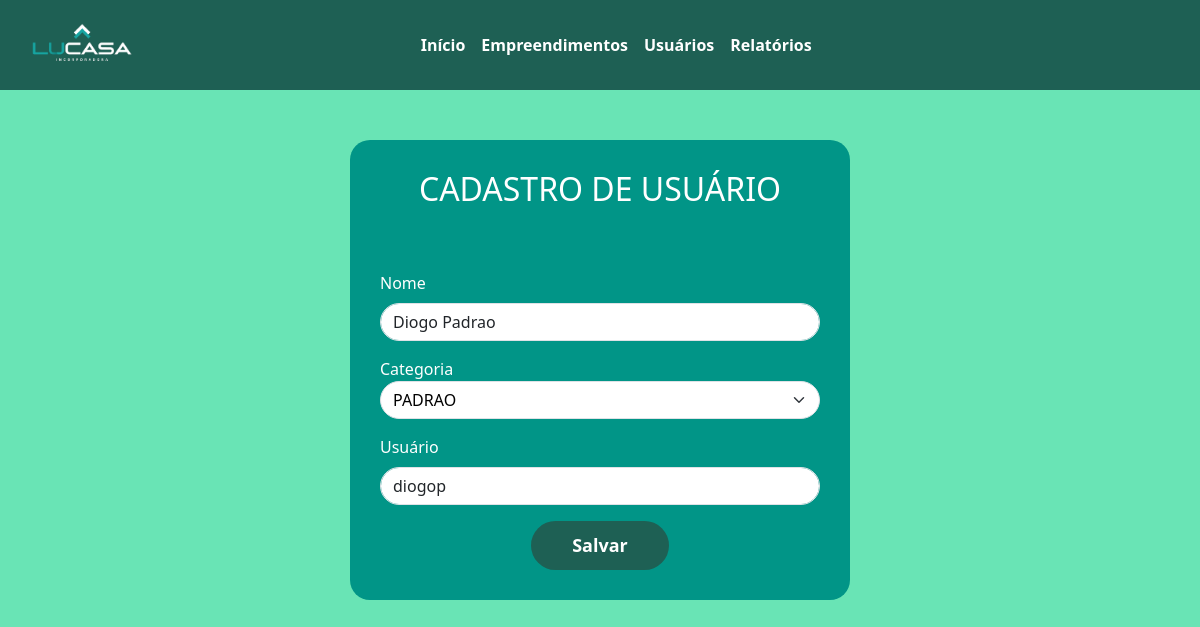
Page /listaEmpreendimento/update/6 on the earlier database version.
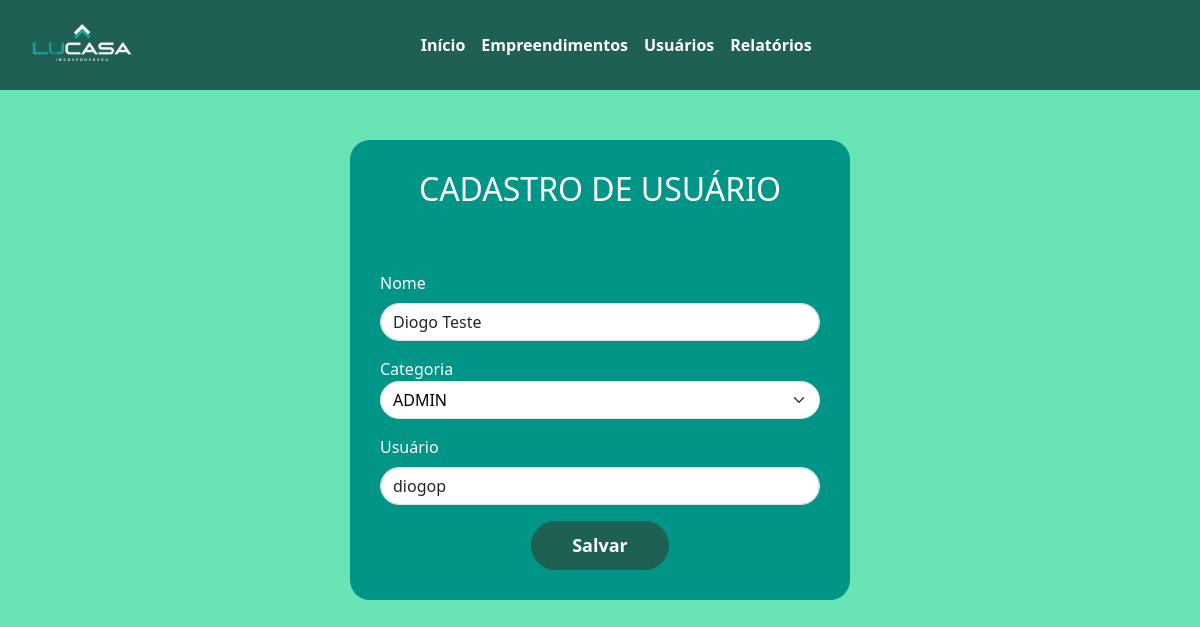
Same page on the later database version.
### appteste/models.py (models this page shows, shortened)
class Usuario(models.Model):
    Nome = models.CharField(max_length=200)
    Login = models.CharField(max_length=45)
    Senha = models.CharField(max_length=100)
    Ativo = models.BooleanField(default=True)
    Categoria_Usuario = models.ForeignKey(Categoria_Usuario, on_delete=models.CASCADE)

### appteste/views.py (the view, shortened to what this page needs)
# urls.py: path('update/<int:f_id>', views.updateUsuario, name="updateUsuario"),
def updateUsuario(request, f_id):
    usuario = Usuario.objects.select_related('Categoria_Usuario').get(id=f_id)
    obj = Categoria_Usuario.objects.all().filter(Ativa = True)
    template_name = "appteste/Usuario/atualizaUsuario.html"
    return render(request, template_name, {"usuario": usuario, "obj": obj})

### appteste/models.py (called while the page is built)
    def __str__(self) -> str:
        return self.Descricao

### appteste/templates/appteste/Usuario/atualizaUsuario.html (shortened to what this page needs)
{% extends "appteste/cabecalho.html" %}
{% block content%}
{% load static %}
<link href="{% static 'css/manutUsuario.css' %}" rel="stylesheet">
</head>
<body>
    <div class="form-container">
        <h2 style="text-align: center;">CADASTRO DE USUÁRIO</h2>
        <form method="POST" id="usuario">
            <div class="mb-3">
            </div>
            <div class="mb-3">
                <label for="nome" class="form-label">Nome</label>
                <input type="text" class="form-control" id="nome" name="nome" placeholder="Nome" required="True"
                    value="{{usuario.Nome}}">
            </div>
            <div class="mb-3">
                <label for="categoria">Categoria</label>
                <select class="form-select form-select-md" aria-label="Small select example"
                    style="background-color: rgb(255, 255, 255); color: black; border-radius: 50px;" id="categoria"
                    required name="categoria">
                    {% for o in obj %}
                        {% if usuario.Categoria_Usuario_id == o.id %}
                            <option selected value="{{o.id}}">{{o.Descricao}}</option>
                        {% else %}
                            <option value="{{ o.id }}">{{ o.Descricao }}</option>
                        {% endif %}
                    {% endfor %}
                </select>
            </div>
            <div class="mb-3">
                <label for="login" class="form-label">Usuário</label>
                <input type="text" class="form-control" id="login" placeholder="Usuário" required="True" name="login"
                    value="{{usuario.Login}}">
            </div>
            <div style="text-align: center;">
                <button type="" class="btn btn-confirm"><strong>Salvar</strong></button>
            </div>
        </form>
    </div>
    {%endblock%}

Differences in the rows shown:
changed Usuario "diogop": nome "Diogo Padrao" → "Diogo Teste"
Other differences:
form field categoria: "PADRAO" → "ADMIN"
